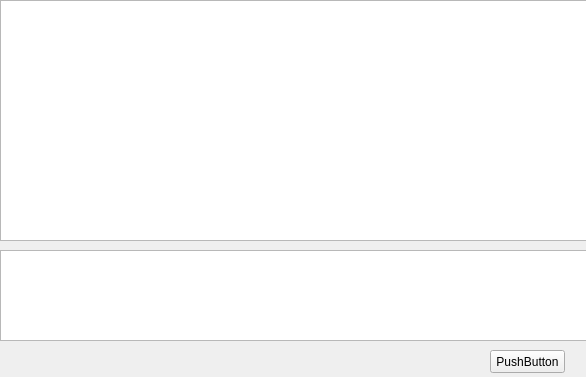
<?xml version="1.0" encoding="UTF-8"?>
<ui version="4.0">
 <class>RobotChat</class>
 <widget class="QWidget" name="RobotChat">
  <property name="geometry">
   <rect>
    <x>0</x>
    <y>0</y>
    <width>586</width>
    <height>377</height>
   </rect>
  </property>
  <property name="windowTitle">
   <string>小乐同学</string>
  </property>
  <property name="windowIcon">
   <iconset resource="src.qrc">
    <normaloff>:/icon/src/emochat.ico</normaloff>:/icon/src/emochat.ico</iconset>
  </property>
  <widget class="QTextEdit" name="textEdit">
   <property name="geometry">
    <rect>
     <x>0</x>
     <y>250</y>
     <width>591</width>
     <height>91</height>
    </rect>
   </property>
  </widget>
  <widget class="QPushButton" name="pushButton">
   <property name="geometry">
    <rect>
     <x>490</x>
     <y>350</y>
     <width>75</width>
     <height>23</height>
    </rect>
   </property>
   <property name="text">
    <string>PushButton</string>
   </property>
  </widget>
  <widget class="QTextBrowser" name="textBrowser">
   <property name="geometry">
    <rect>
     <x>0</x>
     <y>0</y>
     <width>591</width>
     <height>241</height>
    </rect>
   </property>
  </widget>
 </widget>
 <resources>
  <include location="src.qrc"/>
 </resources>
 <connections/>
</ui>
